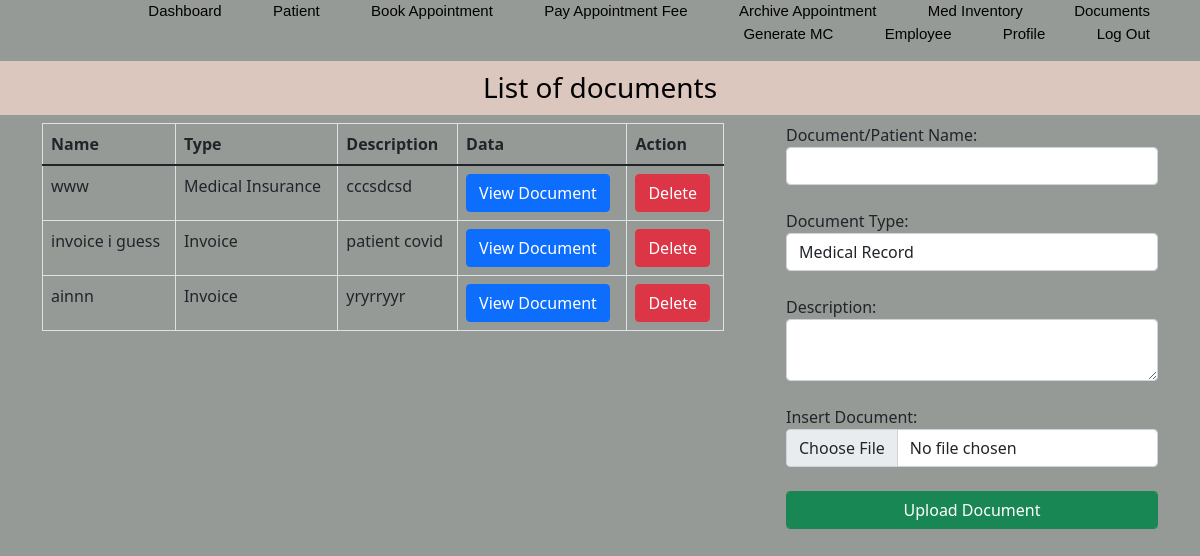
The app's page /Clinic/documentsadmin.php with its own data.
### tables this page shows
CREATE TABLE `document` (
  `DOCT_ID` int(11) NOT NULL,
  `DOCT_NAME` varchar(200) NOT NULL,
  `DOCT_FILE_PATH` varchar(255) NOT NULL,
  `DOCT_TYPE` varchar(100) NOT NULL,
  `DOCT_DESC` varchar(500) NOT NULL
);

### Clinic/documentsadmin.php (the view, shortened to what this page needs)
<?php include('connect.php'); ?>
<?php include('headeradmin.php');?>
<html>
   <head>
      <link rel="stylesheet" href="style.css">
   </head>
   <body id="body">
      <h3 id="myHeader">List of documents</h3>
<div class="container">
  <div class="col-md-12 d-flex justify-content-center">
    <div class="col-md-8">
      <div class="col-md-11">
        <?php
              $sql = "SELECT * FROM document";
              $result = mysqli_query($conn,$sql);
         ?>
         <table id = "table" class = "table table-bordered">
           <thead>
             <tr>
               <th>Name</th>
               <th>Type</th>
               <th>Description</th>
               <th>Data</th>
               <th>Action</th>
             </tr>
           </thead>
           <tbody><?php
             while ($row = $result->fetch_array()){?>
            <tr>
              <td><?php echo $row["DOCT_NAME"]; ?></td>
              <td><?php echo $row["DOCT_TYPE"]; ?></td>
              <td><?php echo $row["DOCT_DESC"]; ?></td>
              <td><a target="_blank" class = "btn btn-primary" href="<?php echo $row["DOCT_FILE_PATH"]?>">View Document</a></td>
              <td><a class = "btn btn-danger" onclick = "confirmationDelete(this); return false;" href="admin_func_documents.php?deldoc=<?php echo $row['DOCT_ID'];?>">Delete</a></td>
            </tr>
          <?php } ?>
         </table>
      </div>
    </div>
    <div class="col-md-4">
      <form enctype="multipart/form-data" action="admin_func_documents.php" method="POST">
        <label for=" ">Document/Patient Name: </label>
        <input type="text" name="DOCT_NAME" class="form-control" required>
        <br>
        <label for=""> Document Type: </label>
        <select name="DOCT_TYPE" class="form-control" required>
          <option value="Medical Record" >Medical Record</option>
        </select>
        <br>
        <label>Description: </label>
        <textarea name="DOCT_DESC" class="form-control" required></textarea>
        <br>
        <label for="">Insert Document: </label>
        <input type="file" name="DOCT_FILE_PATH" class="form-control" required>
        <br>
        <input type="submit" name="add_doct_btn" class="btn btn-success btn-block form-control" value="Upload Document">
      </form>
    </div>
  </div>
  </div>
   </body>
</html>

### Clinic/style.css (style rules this page uses)
* { margin: 0; padding: 0; box-sizing: border-box; }
a { text-decoration: none; color: palevioletred; font-size: 10px; }

### Clinic/headeradmin.php (style rules this page uses)
#myHeader { background-color: #DCC7BE; color: black; padding:10px; text-align: center; }

### Clinic/documentsadmin.php (style rules this page uses)
body { background-color: #969A97; }

### records on screen
document: DOCT_NAME "www", DOCT_TYPE "Medical Insurance", DOCT_DESC "cccsdcsd"
document: DOCT_NAME "invoice i guess", DOCT_TYPE "Invoice", DOCT_DESC "patient covid"
document: DOCT_NAME "ainnn", DOCT_TYPE "Invoice", DOCT_DESC "yryrryyr"
